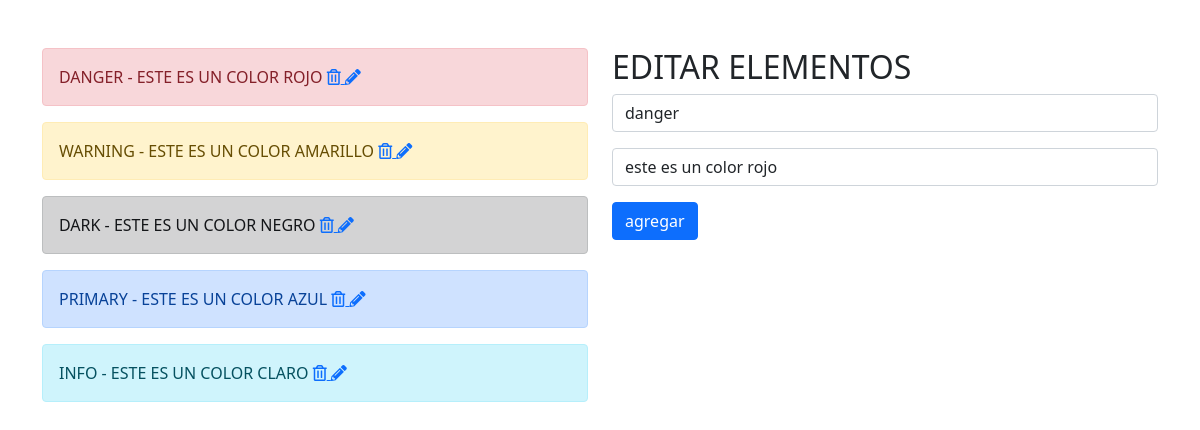
The app's page /index.php?id=2 with its own data.
### tables this page shows
CREATE TABLE `colores` (
  `id` int(250) NOT NULL,
  `color` varchar(250) NOT NULL,
  `descripcion` varchar(250) NOT NULL
);

### index.php (the view, shortened to what this page needs)
<?php
include("conexion.php");
$sql_leer = 'SELECT * FROM `colores`';
$gsent = $pdo->prepare($sql_leer);
$gsent ->execute();
$resultado = $gsent->fetchall();
if ($_GET) {
	$id = $_GET['id'];
	$sql_unico = 'SELECT * FROM `colores` WHERE id=?';
    $gsent_unico = $pdo->prepare($sql_unico);
    $gsent_unico ->execute(array($id));
    $resultado_unico = $gsent_unico->fetch();
}
?>
<!doctype html>
<html lang="es">
  <head>
    <link href="https://cdn.jsdelivr.net/npm/bootstrap@5.0.0-beta2/dist/css/bootstrap.min.css" rel="stylesheet">
    <link rel="stylesheet" href="https://cdnjs.cloudflare.com/ajax/libs/font-awesome/5.1.0/css/all.css" />
  </head>
  <body>
  <div class="container mt-5">
   <div class="row">
  <div class="col-md-6">
  	 <?php foreach($resultado as $dato): ?>
  	 <div
  	 class="alert alert-<?php echo $dato['color'] ?> text-uppercase"
  	 role="alert" >
         <?php echo $dato['color'] ?>
         -
         <?php echo $dato['descripcion'] ?>
         <a href="eliminar.php?id=<?php echo $dato['id'] ?>" class="float-right ml-3">
         	<i class="far fa-trash-alt"></i>
         </a>
         <a href="index.php?id=<?php echo $dato['id'] ?>" class="float-right">
         	<i class="fas fa-pencil-alt"></i>
         </a>
     </div>
     <?php endforeach ?>
 </div>
     <div class="col-md-6">
     <?php if($_GET):?>
     	<h2>EDITAR ELEMENTOS</h2>
     	<form method="GET" action="editar.php">
     		<input type="text" class="form-control" name="color"
     		value="<?php echo $resultado_unico['color']?>">
     		<input type="text" class="form-control mt-3"
     		name="descripcion"
     		value="<?php echo $resultado_unico['descripcion']?>">
     		<button class="btn btn-primary mt-3">agregar</button>
     	</form>
     <?php endif ?>
         </div>
     </div>
  </div>
  </body>
</html>

### records on screen
colores: color "DANGER", descripcion "ESTE ES UN COLOR ROJO", color "danger", descripcion "este es un color rojo"
colores: color "WARNING", descripcion "ESTE ES UN COLOR AMARILLO"
colores: color "DARK", descripcion "ESTE ES UN COLOR NEGRO"
colores: color "PRIMARY", descripcion "ESTE ES UN COLOR AZUL"
colores: color "INFO", descripcion "ESTE ES UN COLOR CLARO"
